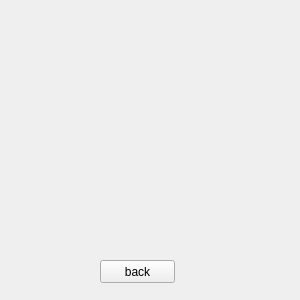
<?xml version="1.0" encoding="UTF-8"?>
<ui version="4.0">
 <class>LoginWidget</class>
 <widget class="QWidget" name="LoginWidget">
  <property name="geometry">
   <rect>
    <x>0</x>
    <y>0</y>
    <width>300</width>
    <height>300</height>
   </rect>
  </property>
  <property name="minimumSize">
   <size>
    <width>300</width>
    <height>300</height>
   </size>
  </property>
  <property name="windowTitle">
   <string>Form</string>
  </property>
  <layout class="QHBoxLayout" name="_layout_main">
   <property name="spacing">
    <number>0</number>
   </property>
   <property name="leftMargin">
    <number>0</number>
   </property>
   <property name="topMargin">
    <number>0</number>
   </property>
   <property name="rightMargin">
    <number>0</number>
   </property>
   <property name="bottomMargin">
    <number>0</number>
   </property>
   <item>
    <widget class="QStackedWidget" name="stacked_widget">
     <property name="currentIndex">
      <number>1</number>
     </property>
     <widget class="QWidget" name="login_page">
      <layout class="QGridLayout" name="_layout_login">
       <item row="0" column="0" colspan="3">
        <spacer name="_spacer_1">
         <property name="orientation">
          <enum>Qt::Vertical</enum>
         </property>
         <property name="sizeHint" stdset="0">
          <size>
           <width>20</width>
           <height>40</height>
          </size>
         </property>
        </spacer>
       </item>
       <item row="7" column="2">
        <spacer name="_spacer_3">
         <property name="orientation">
          <enum>Qt::Horizontal</enum>
         </property>
         <property name="sizeHint" stdset="0">
          <size>
           <width>117</width>
           <height>20</height>
          </size>
         </property>
        </spacer>
       </item>
       <item row="1" column="0" colspan="3">
        <widget class="QLabel" name="jid_label">
         <property name="text">
          <string>Login:</string>
         </property>
        </widget>
       </item>
       <item row="7" column="1">
        <widget class="QPushButton" name="options">
         <property name="text">
          <string>Options</string>
         </property>
        </widget>
       </item>
       <item row="2" column="0" colspan="3">
        <widget class="QLineEdit" name="jid">
         <property name="placeholderText">
          <string>your_login@domain.com</string>
         </property>
        </widget>
       </item>
       <item row="6" column="0" colspan="3">
        <widget class="QCheckBox" name="is_autologin_enabled">
         <property name="enabled">
          <bool>false</bool>
         </property>
         <property name="text">
          <string>Autologin on next launch</string>
         </property>
        </widget>
       </item>
       <item row="3" column="0" colspan="3">
        <widget class="QLabel" name="password_label">
         <property name="text">
          <string>Password:</string>
         </property>
        </widget>
       </item>
       <item row="5" column="0" colspan="3">
        <widget class="QCheckBox" name="is_login_remembered">
         <property name="enabled">
          <bool>false</bool>
         </property>
         <property name="text">
          <string>Remember login</string>
         </property>
        </widget>
       </item>
       <item row="4" column="0" colspan="3">
        <widget class="QLineEdit" name="password">
         <property name="text">
          <string/>
         </property>
         <property name="echoMode">
          <enum>QLineEdit::Password</enum>
         </property>
         <property name="placeholderText">
          <string>Your password</string>
         </property>
        </widget>
       </item>
       <item row="7" column="0">
        <widget class="QPushButton" name="enter">
         <property name="text">
          <string>Enter</string>
         </property>
        </widget>
       </item>
       <item row="8" column="0" colspan="3">
        <spacer name="_spacer_2">
         <property name="orientation">
          <enum>Qt::Vertical</enum>
         </property>
         <property name="sizeHint" stdset="0">
          <size>
           <width>20</width>
           <height>40</height>
          </size>
         </property>
        </spacer>
       </item>
      </layout>
     </widget>
     <widget class="QWidget" name="options_page">
      <widget class="QPushButton" name="back">
       <property name="geometry">
        <rect>
         <x>100</x>
         <y>260</y>
         <width>75</width>
         <height>23</height>
        </rect>
       </property>
       <property name="text">
        <string>back</string>
       </property>
      </widget>
     </widget>
    </widget>
   </item>
  </layout>
 </widget>
 <resources/>
 <connections/>
</ui>
